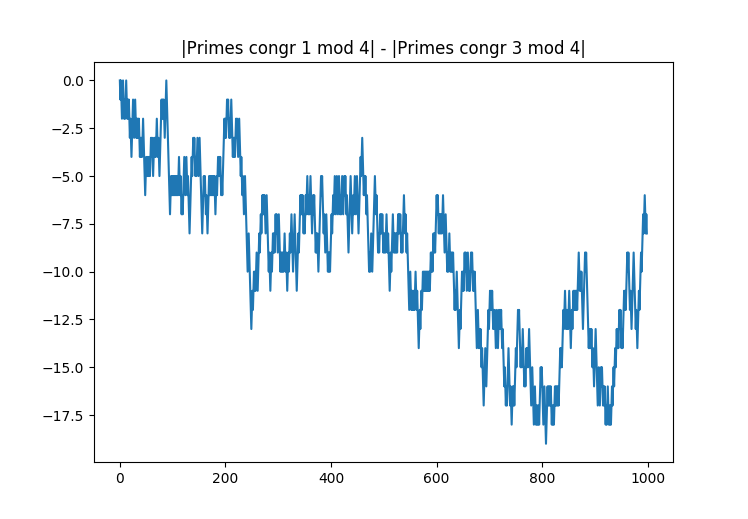

Write the Python code that produced this figure.
from sympy.ntheory.generate import prime
import matplotlib.pyplot as plt

def prime_difference(N):
    primes_1 = 0
    primes_3 = 0
    diff = [] # primes_1 - primes_3 at prime i
    for i in range(1,N): # prime() starts at 1
        p = prime(i)%4
        if p == 1:
            primes_1 += 1
        elif p == 3:
            primes_3 += 1
        diff.append(primes_1 - primes_3)
    
    return diff

N = 1000

plt.plot(prime_difference(N))
plt.title('|Primes congr 1 mod 4| - |Primes congr 3 mod 4|')
plt.show()
